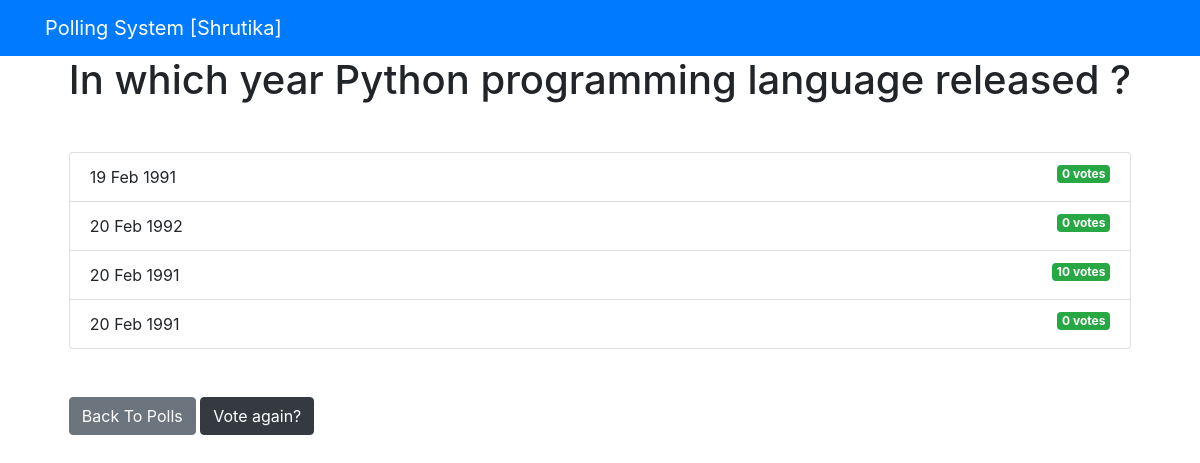
The app's page /polls/7/results/ with its own data.
### pollApp/models.py (models this page shows, shortened)
class Question(models.Model):
    question_text = models.CharField(max_length = 300)
    pub_date = models.DateTimeField('date published')

class Choice(models.Model):
    question = models.ForeignKey(Question, on_delete = models.CASCADE)
    choice_text = models.CharField(max_length = 200)
    votes = models.IntegerField(default=0)

### pollApp/views.py (the view)
# urls.py: path('<int:question_id>/results/', views.results, name='results'),
def results(request, question_id):
    question = get_object_or_404(Question, pk = question_id)
    return render(request, 'polls/results.html',
                    {'question':question})

### templates/polls/results.html
{% extends 'base.html' %}
{% block content %}
<h1 class ="mb-5 text-center">{{ question.question_text }}</h1>
<ul class ="list-group mb-5">
	{% for choice in question.choice_set.all %}
	<li class ="list-group-item">
		{{ choice.choice_text }} <span class ="badge badge-success float-right">{{ choice.votes }}
			vote{{ choice.votes | pluralize }}</span>
	</li>
	{% endfor %}
</ul>
<a class ="btn btn-secondary" href ="{% url 'polls:index' %}">Back To Polls</a>
<a class ="btn btn-dark" href ="{% url 'polls:detail' question.id %}">Vote again?</a>
{% endblock %}

### records on screen
Question: question_text "In which year Python programming language released ?"
Choice: choice_text "19 Feb 1991", votes "0", votes|pluralize "s"
Choice: choice_text "20 Feb 1992", votes "0", votes|pluralize "s"
Choice: choice_text "20 Feb 1991", votes "10", votes|pluralize "s"
Choice: choice_text "20 Feb 1991", votes "0", votes|pluralize "s"
